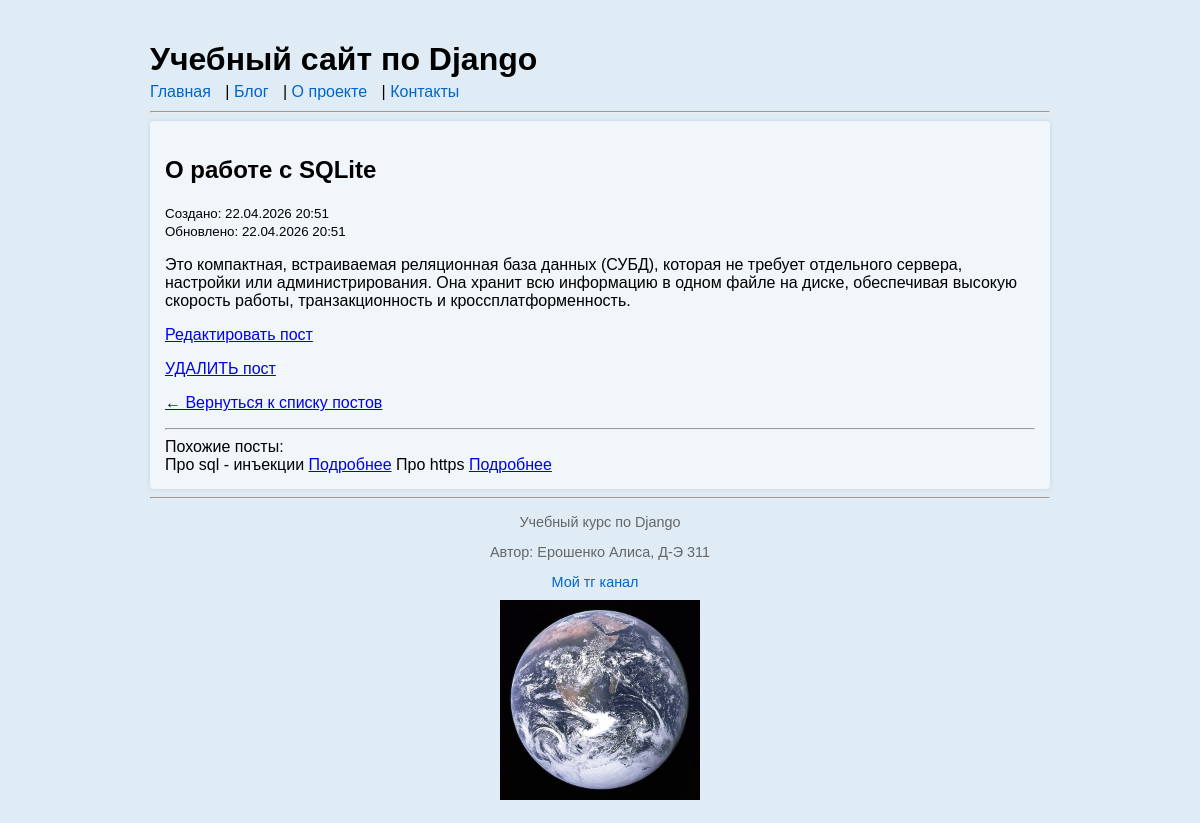
The app's page /blog/2/ with its own data.
### blog/models.py (models this page shows, shortened)
class Post(models.Model):
    title = models.CharField("Заголовок", max_length=200)
    body = models.TextField("Текст")
    created_at = models.DateTimeField("Создано", auto_now_add=True)
    updated_at = models.DateTimeField("Обновлено", auto_now=True)
    author = models.CharField("Автор", max_length=100, default="Аноним")
    is_published = models.BooleanField("Опубликовать", default=True)

### blog/views.py (the view)
# urls.py: path("blog/<int:pk>/", post_detail, name="post_detail"),
def post_detail(request, pk):
    post = get_object_or_404(Post, pk=pk, is_published=True)
    similar_posts = Post.objects.filter( created_at__date = post.created_at.date()).exclude(pk=post.pk)[:3]
    context = {"post": post, "similar_posts": similar_posts}
    return render(request, "blog/post_detail.html", context)

### blog/templates/blog/post_detail.html (shortened to what this page needs)
{% extends "blog/base.html"%}
{% block content %}
    <h2> {{ post.title }} </h2>
    <p>
    	<small>Создано: {{ post.created_at|date:"d.m.Y H:i" }}</small>
    	{% if post.updated_at != post.created_at %}
    	    <br><small>Обновлено: {{ post.updated_at|date:"d.m.Y H:i" }}</small>
        {% endif %}
    </p>
<p>{{ post.body }}</p>
<p><a href="{% url 'post_edit' pk=post.pk %}">Редактировать пост</a></p>
<p><a href="{% url 'post_delete' pk=post.pk %}">УДАЛИТЬ пост</a></p>
<p><a href="{% url 'post_list' %}">← Вернуться к списку постов</a></p>
<hr>
<h>Похожие посты:</h>
<br>
{% for sim_post in similar_posts%}
<h>{{sim_post.title}}</h>
<a href="{% url 'post_detail' pk=sim_post.pk %}">Подробнее</a>
{% endfor %}
{% endblock %}

### static/css/styles.css (style rules this page uses)
body { font-family: Arial, sans-serif; max-width: 900px; margin: 0 auto; padding: 20px; background-color: #dfebf5; }

### records on screen
Post: title "О работе с SQLite", created_at "22.04.2026 20:51", updated_at "22.04.2026 20:51", body "Это компактная, встраиваемая реляционная база данных (СУБД), которая не требует отдельного сервера, настройки или администрирования. Она хранит всю информацию в одном файле на диске, обеспечивая высокую скорость работы, транзакционность и кроссплатформенность."
Post: title "Про sql - инъекции"
Post: title "Про https"
